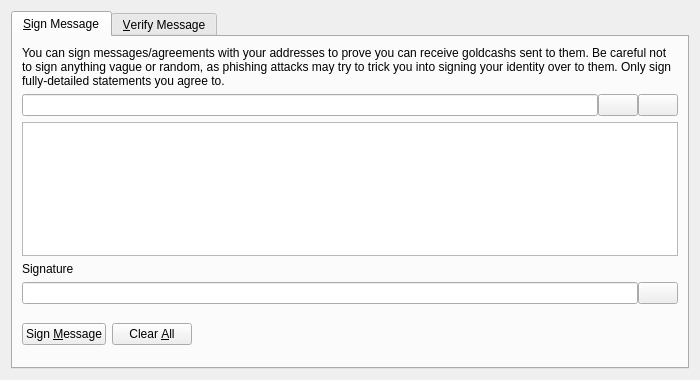
<?xml version="1.0" encoding="UTF-8"?>
<ui version="4.0">
 <class>SignVerifyMessageDialog</class>
 <widget class="QDialog" name="SignVerifyMessageDialog">
  <property name="geometry">
   <rect>
    <x>0</x>
    <y>0</y>
    <width>700</width>
    <height>380</height>
   </rect>
  </property>
  <property name="windowTitle">
   <string>Signatures - Sign / Verify a Message</string>
  </property>
  <property name="modal">
   <bool>true</bool>
  </property>
  <layout class="QVBoxLayout" name="verticalLayout">
   <item>
    <widget class="QTabWidget" name="tabWidget">
     <property name="currentIndex">
      <number>0</number>
     </property>
     <widget class="QWidget" name="tabSignMessage">
      <attribute name="title">
       <string>&amp;Sign Message</string>
      </attribute>
      <layout class="QVBoxLayout" name="verticalLayout_SM">
       <item>
        <widget class="QLabel" name="infoLabel_SM">
         <property name="text">
          <string>You can sign messages/agreements with your addresses to prove you can receive goldcashs sent to them. Be careful not to sign anything vague or random, as phishing attacks may try to trick you into signing your identity over to them. Only sign fully-detailed statements you agree to.</string>
         </property>
         <property name="textFormat">
          <enum>Qt::PlainText</enum>
         </property>
         <property name="wordWrap">
          <bool>true</bool>
         </property>
        </widget>
       </item>
       <item>
        <layout class="QHBoxLayout" name="horizontalLayout_1_SM">
         <property name="spacing">
          <number>0</number>
         </property>
         <item>
          <widget class="QValidatedLineEdit" name="addressIn_SM">
           <property name="toolTip">
            <string>The Goldcash address to sign the message with</string>
           </property>
          </widget>
         </item>
         <item>
          <widget class="QPushButton" name="addressBookButton_SM">
           <property name="toolTip">
            <string>Choose previously used address</string>
           </property>
           <property name="text">
            <string/>
           </property>
           <property name="icon">
            <iconset resource="../bitcoin.qrc">
             <normaloff>:/icons/address-book</normaloff>:/icons/address-book</iconset>
           </property>
           <property name="shortcut">
            <string>Alt+A</string>
           </property>
           <property name="autoDefault">
            <bool>false</bool>
           </property>
          </widget>
         </item>
         <item>
          <widget class="QPushButton" name="pasteButton_SM">
           <property name="toolTip">
            <string>Paste address from clipboard</string>
           </property>
           <property name="text">
            <string/>
           </property>
           <property name="icon">
            <iconset resource="../bitcoin.qrc">
             <normaloff>:/icons/editpaste</normaloff>:/icons/editpaste</iconset>
           </property>
           <property name="shortcut">
            <string>Alt+P</string>
           </property>
           <property name="autoDefault">
            <bool>false</bool>
           </property>
          </widget>
         </item>
        </layout>
       </item>
       <item>
        <widget class="QPlainTextEdit" name="messageIn_SM">
         <property name="toolTip">
          <string>Enter the message you want to sign here</string>
         </property>
        </widget>
       </item>
       <item>
        <widget class="QLabel" name="signatureLabel_SM">
         <property name="text">
          <string>Signature</string>
         </property>
         <property name="textFormat">
          <enum>Qt::PlainText</enum>
         </property>
        </widget>
       </item>
       <item>
        <layout class="QHBoxLayout" name="horizontalLayout_2_SM">
         <property name="spacing">
          <number>0</number>
         </property>
         <item>
          <widget class="QLineEdit" name="signatureOut_SM">
           <property name="font">
            <font>
             <italic>true</italic>
            </font>
           </property>
           <property name="readOnly">
            <bool>true</bool>
           </property>
          </widget>
         </item>
         <item>
          <widget class="QPushButton" name="copySignatureButton_SM">
           <property name="toolTip">
            <string>Copy the current signature to the system clipboard</string>
           </property>
           <property name="text">
            <string/>
           </property>
           <property name="icon">
            <iconset resource="../bitcoin.qrc">
             <normaloff>:/icons/editcopy</normaloff>:/icons/editcopy</iconset>
           </property>
           <property name="autoDefault">
            <bool>false</bool>
           </property>
          </widget>
         </item>
        </layout>
       </item>
       <item>
        <layout class="QHBoxLayout" name="horizontalLayout_3_SM">
         <item>
          <widget class="QPushButton" name="signMessageButton_SM">
           <property name="toolTip">
            <string>Sign the message to prove you own this Goldcash address</string>
           </property>
           <property name="text">
            <string>Sign &amp;Message</string>
           </property>
           <property name="icon">
            <iconset resource="../bitcoin.qrc">
             <normaloff>:/icons/edit</normaloff>:/icons/edit</iconset>
           </property>
           <property name="autoDefault">
            <bool>false</bool>
           </property>
          </widget>
         </item>
         <item>
          <widget class="QPushButton" name="clearButton_SM">
           <property name="toolTip">
            <string>Reset all sign message fields</string>
           </property>
           <property name="text">
            <string>Clear &amp;All</string>
           </property>
           <property name="icon">
            <iconset resource="../bitcoin.qrc">
             <normaloff>:/icons/remove</normaloff>:/icons/remove</iconset>
           </property>
           <property name="autoDefault">
            <bool>false</bool>
           </property>
          </widget>
         </item>
         <item>
          <spacer name="horizontalSpacer_1_SM">
           <property name="orientation">
            <enum>Qt::Horizontal</enum>
           </property>
           <property name="sizeHint" stdset="0">
            <size>
             <width>40</width>
             <height>48</height>
            </size>
           </property>
          </spacer>
         </item>
         <item>
          <widget class="QLabel" name="statusLabel_SM">
           <property name="font">
            <font>
             <weight>75</weight>
             <bold>true</bold>
            </font>
           </property>
           <property name="text">
            <string/>
           </property>
           <property name="wordWrap">
            <bool>true</bool>
           </property>
          </widget>
         </item>
         <item>
          <spacer name="horizontalSpacer_2_SM">
           <property name="orientation">
            <enum>Qt::Horizontal</enum>
           </property>
           <property name="sizeHint" stdset="0">
            <size>
             <width>40</width>
             <height>48</height>
            </size>
           </property>
          </spacer>
         </item>
        </layout>
       </item>
      </layout>
     </widget>
     <widget class="QWidget" name="tabVerifyMessage">
      <attribute name="title">
       <string>&amp;Verify Message</string>
      </attribute>
      <layout class="QVBoxLayout" name="verticalLayout_VM">
       <item>
        <widget class="QLabel" name="infoLabel_VM">
         <property name="text">
          <string>Enter the receiver's address, message (ensure you copy line breaks, spaces, tabs, etc. exactly) and signature below to verify the message. Be careful not to read more into the signature than what is in the signed message itself, to avoid being tricked by a man-in-the-middle attack. Note that this only proves the signing party receives with the address, it cannot prove sendership of any transaction!</string>
         </property>
         <property name="textFormat">
          <enum>Qt::PlainText</enum>
         </property>
         <property name="alignment">
          <set>Qt::AlignLeading|Qt::AlignLeft|Qt::AlignTop</set>
         </property>
         <property name="wordWrap">
          <bool>true</bool>
         </property>
        </widget>
       </item>
       <item>
        <layout class="QHBoxLayout" name="horizontalLayout_1_VM">
         <property name="spacing">
          <number>0</number>
         </property>
         <item>
          <widget class="QValidatedLineEdit" name="addressIn_VM">
           <property name="toolTip">
            <string>The Goldcash address the message was signed with</string>
           </property>
          </widget>
         </item>
         <item>
          <widget class="QPushButton" name="addressBookButton_VM">
           <property name="toolTip">
            <string>Choose previously used address</string>
           </property>
           <property name="text">
            <string/>
           </property>
           <property name="icon">
            <iconset resource="../bitcoin.qrc">
             <normaloff>:/icons/address-book</normaloff>:/icons/address-book</iconset>
           </property>
           <property name="shortcut">
            <string>Alt+A</string>
           </property>
           <property name="autoDefault">
            <bool>false</bool>
           </property>
          </widget>
         </item>
        </layout>
       </item>
       <item>
        <widget class="QPlainTextEdit" name="messageIn_VM"/>
       </item>
       <item>
        <widget class="QValidatedLineEdit" name="signatureIn_VM"/>
       </item>
       <item>
        <layout class="QHBoxLayout" name="horizontalLayout_2_VM">
         <item>
          <widget class="QPushButton" name="verifyMessageButton_VM">
           <property name="toolTip">
            <string>Verify the message to ensure it was signed with the specified Goldcash address</string>
           </property>
           <property name="text">
            <string>Verify &amp;Message</string>
           </property>
           <property name="icon">
            <iconset resource="../bitcoin.qrc">
             <normaloff>:/icons/transaction_0</normaloff>:/icons/transaction_0</iconset>
           </property>
           <property name="autoDefault">
            <bool>false</bool>
           </property>
          </widget>
         </item>
         <item>
          <widget class="QPushButton" name="clearButton_VM">
           <property name="toolTip">
            <string>Reset all verify message fields</string>
           </property>
           <property name="text">
            <string>Clear &amp;All</string>
           </property>
           <property name="icon">
            <iconset resource="../bitcoin.qrc">
             <normaloff>:/icons/remove</normaloff>:/icons/remove</iconset>
           </property>
           <property name="autoDefault">
            <bool>false</bool>
           </property>
          </widget>
         </item>
         <item>
          <spacer name="horizontalSpacer_1_VM">
           <property name="orientation">
            <enum>Qt::Horizontal</enum>
           </property>
           <property name="sizeHint" stdset="0">
            <size>
             <width>40</width>
             <height>48</height>
            </size>
           </property>
          </spacer>
         </item>
         <item>
          <widget class="QLabel" name="statusLabel_VM">
           <property name="font">
            <font>
             <weight>75</weight>
             <bold>true</bold>
            </font>
           </property>
           <property name="text">
            <string/>
           </property>
           <property name="wordWrap">
            <bool>true</bool>
           </property>
          </widget>
         </item>
         <item>
          <spacer name="horizontalSpacer_2_VM">
           <property name="orientation">
            <enum>Qt::Horizontal</enum>
           </property>
           <property name="sizeHint" stdset="0">
            <size>
             <width>40</width>
             <height>48</height>
            </size>
           </property>
          </spacer>
         </item>
        </layout>
       </item>
      </layout>
     </widget>
    </widget>
   </item>
  </layout>
 </widget>
 <customwidgets>
  <customwidget>
   <class>QValidatedLineEdit</class>
   <extends>QLineEdit</extends>
   <header>qvalidatedlineedit.h</header>
  </customwidget>
 </customwidgets>
 <resources>
  <include location="../bitcoin.qrc"/>
 </resources>
 <connections/>
</ui>
